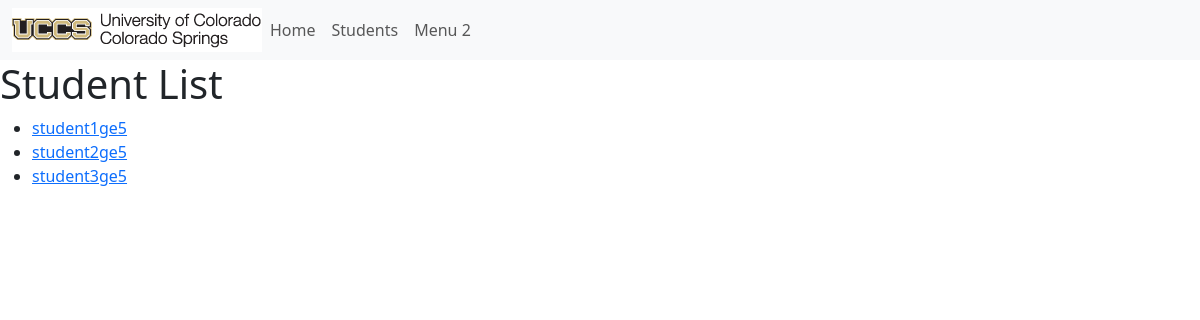
The page /students/ on the database its author committed.
### portfolio_app/models.py (models this page shows, shortened)
class Student(models.Model):
    MAJOR = (
        ('CSCI-BS', 'BS in Computer Science'),
        ('CPEN-BS', 'BS in Computer Engineering'),
        ('BIGD-BI', 'BI in Game Design and Development'),
        ('BICS-BI', 'BI in Computer Science'),
        ('BISC-BI', 'BI in Computer Security'),
        ('CSCI-BA', 'BA in Computer Science'),
        ('DASE-BS', 'BS in Data Analytics and Systems Engineering')
        )
    name = models.CharField(max_length=200)
    email = models.CharField("UCCS Email", max_length=200)
    major = models.CharField(max_length=200, choices=MAJOR)
    portfolio = models.OneToOneField(Portfolio, on_delete=models.CASCADE, unique=True, default=None)
    def get_absolute_url(self):
        return reverse('student-detail', args=[str(self.id)])

### portfolio_app/views.py (the view)
# urls.py: path('students/', views.StudentListView.as_view(), name='students'),
class StudentListView(generic.ListView):
    model = Student

### portfolio_app/templates/portfolio_app/student_list.html
{% extends 'portfolio_app/base_template.html' %}
{% block content %}
<h1>Student List</h1>
{% if student_list %}
<ul>
    {% for student in student_list %}
    <li>
        <a href="{{ student.get_absolute_url }}">{{ student.name }}</a>
    </li>
    {% endfor %}
</ul>
{% else %}
<p>There are no students registered.</p>
{% endif %}
{% endblock %}

### rows shown on the page
Student: name "student1ge5"
Student: name "student2ge5"
Student: name "student3ge5"
